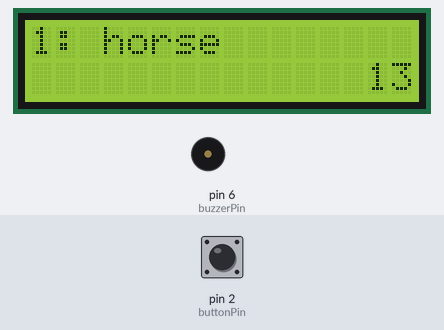
A sketch run on a simulated Arduino Uno, built with avr-gcc and run on an emulated ATmega328P. Parts: 16×2 character LCD, buzzer (waves = sounding). Inputs (shaded band) come from the test bench; at power-on: pin 2 (buttonPin) HIGH. Random numbers use the default seed unless the sketch sets one. At 42.2 s the program stops and its outputs stay as they are.

Above: at 7.2 s.
7.3 s: pin 2 (buttonPin) pulled LOW for 3.2 s
At 11.5 s:
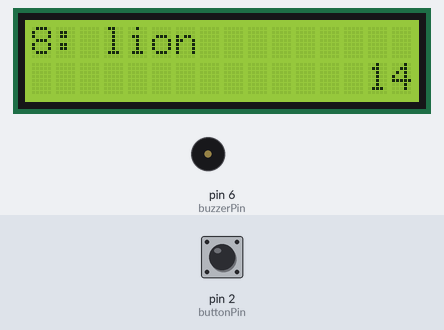
12.0 s: pin 2 (buttonPin) pulled LOW for 0.15 s
At 14.3 s:
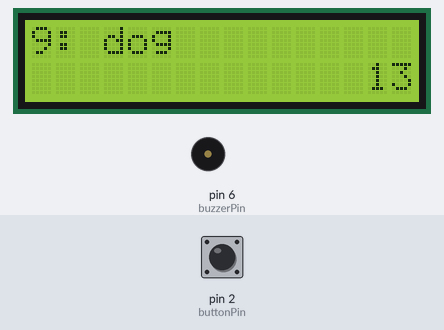
15.0 s: pin 2 (buttonPin) pulled LOW for 1 s
At 17.6 s:
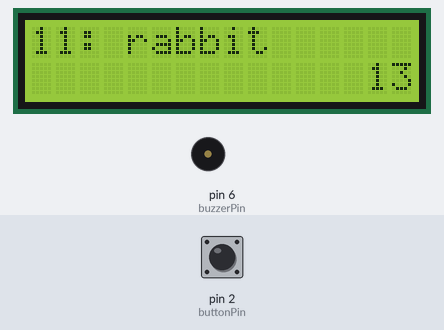
17.8 s: pin 2 (buttonPin) pulled LOW for 0.15 s
At 20.1 s:
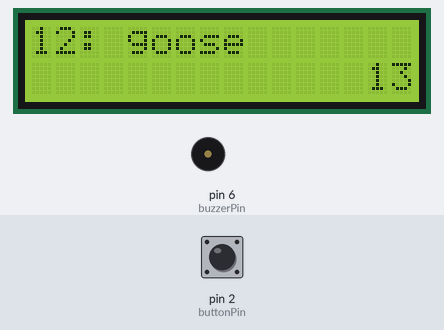
20.8 s: pin 2 (buttonPin) pulled LOW for 3.2 s
At 25.2 s:
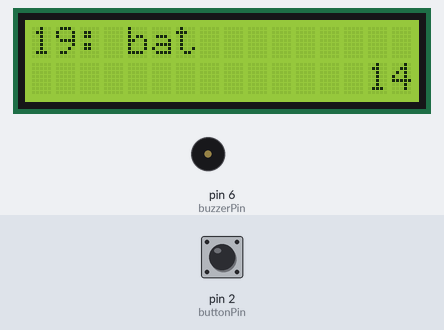
25.5 s: pin 2 (buttonPin) pulled LOW for 0.15 s
At 42.8 s:
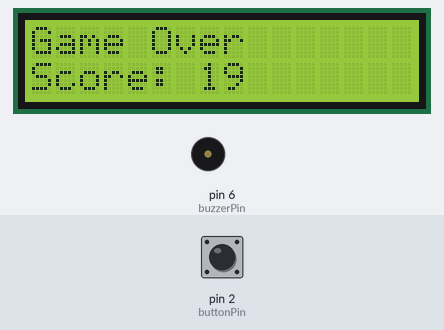
Timing chart, 0 to 43.7 s (numbered marks = the images above; inputs shaded):
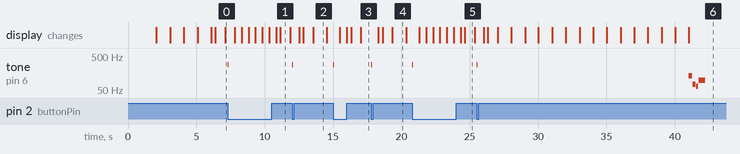

The sketch:

Circuit-4C-DIY-Who-am-i.ino
```cpp
/* COMP444 - Circuit 4C - Heads Up Game

  This is a DIY version of the popular Heads Up party game. To play, one person resets the RedBoard and holds the LCD
  facing away from them so that they cannot see it (usually on their forehead). The display will show a short countdown
  then display random words. The other player(s) who can see the screen must yell out clues until time runs out or the player
  guesses what word is on the screen. If they guess correctly, they can press the button on the breadboard and another word
  will be displayed.

  This sketch was written by SparkFun Electronics, with lots of help from the Arduino community.
  This code is completely free for any use.
*/

#include <LiquidCrystal.h>               //the liquid crystal library contains commands for printing to the display
LiquidCrystal lcd(13, 12, 11, 10, 9, 8); // tell the RedBoard what pins are connected to the display

int buttonPin = 2;       // pin that the button is connected to
int buzzerPin = 6;       // pin for driving the buzzer
int buttonPressTime = 0; // variable to show how much time the player has left to guess the word (and press the button)

long timeLimit = 15000; // time limit for the player to guess each word
long startTime = 0;     // used to measure time that has passed for each word
int roundNumber = 0;    // keeps track of the roundNumber so that it can be displayed at the end of the game
const int arraySize = 25;

const char *words[arraySize] = {"moose", "beaver", "bear", "goose", "dog", "cat", "squirrel", "bird", "elephant", "horse",
                                "bull", "giraffe", "seal", "bat", "skunk", "turtle", "whale", "rhino", "lion", "monkey",
                                "frog", "alligator", "kangaroo", "hippo", "rabbit"};

// the start value in the sequence array must have a value that could never be an index of an array
// or at least a value outside the range of 0 to the size of the words array - 1; in this case, it can't be between 0 to 24
int sequence[] = {-1, -1, -1, -1, -1, -1, -1, -1, -1, -1, -1, -1, -1, -1, -1, -1, -1, -1, -1, -1, -1, -1, -1, -1, -1}; // start with an array full of -1's

void setup()
{

    pinMode(buttonPin, INPUT_PULLUP); // set the button pin as an input

    lcd.begin(16, 2); // tell the LCD library the size of the screen

    generateRandomOrder(); // generate an array of random numbers from 0 to 24 that will determine which order the words are shown in

    showStartSequence(); // print the start sequence text
}

void loop()
{

    for (int i = 0; i < arraySize; i++)
    { // for each of the 25 words in the sequence

        lcd.clear(); // clear off the array

        roundNumber = i + 1;           // the array starts at 0, but the roundNumber will start counting from 1
        lcd.print(roundNumber);        // print the roundNumber (this is the current round number)
        lcd.print(": ");               // spacer between the number and the word
        lcd.print(words[sequence[i]]); // print a random word from the word array

        startTime = millis(); // record the time that this round started

        while (digitalRead(buttonPin) == HIGH)
        { // do this until the button is pressed...

            int roundedTime = round((timeLimit - (millis() - startTime)) / 1000); // calculate the time left in the round (dividing by 1000 converts the number to seconds
            lcd.setCursor(14, 1);                                                 // set the cursor in the lower right corner of the screen
            lcd.print("  ");
            lcd.setCursor(14, 1);   // set the cursor in the lower right corner of the screen
            lcd.print(roundedTime); // print the time left in the time limit
            delay(15);

            if (millis() - startTime > timeLimit)
            {               // if the time limit is up before the button is pressed
                gameOver(); // end the game
            }

            if (digitalRead(buttonPin) == LOW)
            {
                tone(buzzerPin, 272, 10); // emit a short beep when the button is pressed
            }

        } // exit this loop when the button is pressed

        delay(500); // delay for a moment before going onto the next round, so that the button press doesn't get registered twice
    }
    // if you finish all 25 words
    winner(); // show the you win message
}

//--------------FUNCTIONS------------------------------

// DISPLAYS A COUNTDOWN TO START THE GAME
void showStartSequence()
{

    lcd.clear(); // clear the screen

    lcd.setCursor(0, 0);    // move the cursor to the top left corner
    lcd.print("Category:"); // print "Category:"

    lcd.setCursor(0, 1);  // move the cursor to the bottom left corner
    lcd.print("Animals"); // print "Animals:"

    delay(2000); // Wait 2 seconds

    lcd.clear();             // clear the screen
    lcd.print("Get ready!"); // print "Get ready!"
    delay(1000);             // wait 1 second

    lcd.clear();    // clear the screen
    lcd.print("3"); // print "3"
    delay(1000);    // wait 1 second

    lcd.clear();    // clear the screen
    lcd.print("2"); // print "3"
    delay(1000);    // wait 1 second

    lcd.clear();    // clear the screen
    lcd.print("1"); // print "3"
    delay(1000);    // wait 1 second
}

// GENERATES A RANDOM ORDER FOR THE WORDS TO BE DISPLAYED
void generateRandomOrder()
{

    randomSeed(analogRead(0)); // reset the random seed (Arduino needs this to generate truly random numbers

    for (int i = 0; i < arraySize; i++)
    { // do this until all 25 positions are filled

        int currentNumber = 0; // variable to hold the current number
        boolean match = false; // does the currentNumber match any of the previous numbers?

        // generate random numbers until you've generated one that doesn't match any of the other numbers in the array
        do
        {
            currentNumber = random(0, arraySize); // generate a random number from 0 to 24
            match = false;                        // we haven't checked for matches yet, so start by assuming that it doesn't match
            for (int i = 0; i < arraySize; i++)
            { // for all 25 numbers in the array
                if (currentNumber == sequence[i])
                {                 // does the currentNumber match any of the numbers?
                    match = true; // if so, set the match variable to true
                }
            }
        } while (match == true);     // if the match variable is true, generate another random number and try again
        sequence[i] = currentNumber; // if the match variable is false (the new number is unique) then add it to the sequence
    }
}

// GAME OVER
void gameOver()
{
    lcd.clear(); // clear the screen

    lcd.setCursor(0, 0);    // move the cursor the top left corner
    lcd.print("Game Over"); // print "Game Over"

    lcd.setCursor(0, 1);        // move to the bottom row
    lcd.print("Score: ");       // print a label for the score
    lcd.print(roundNumber - 1); // print the score (the score is equal to the previous level/round number)

    // play the losing fog horn
    tone(buzzerPin, 130, 250); // E6
    delay(275);
    tone(buzzerPin, 73, 250); // G6
    delay(275);
    tone(buzzerPin, 65, 150); // E7
    delay(175);
    tone(buzzerPin, 98, 500); // C7
    delay(500);

    while (true)
    {
    } // get stuck in this loop forever
}

// WINNER
void winner()
{
    lcd.clear(); // clear the screen

    lcd.setCursor(7, 0); // move the cursor to the top center of the screen
    lcd.print("YOU");    // print "You"

    lcd.setCursor(7, 1); // move the cursor to the bottom center of the screen
    lcd.print("WIN!");   // print "WIN!"

    // play the 1Up noise
    tone(buzzerPin, 1318, 150); // E6
    delay(175);
    tone(buzzerPin, 1567, 150); // G6
    delay(175);
    tone(buzzerPin, 2637, 150); // E7
    delay(175);
    tone(buzzerPin, 2093, 150); // C7
    delay(175);
    tone(buzzerPin, 2349, 150); // D7
    delay(175);
    tone(buzzerPin, 3135, 500); // G7
    delay(500);

    while (true)
    {
    } // get stuck in this loop forever
}
```

Measured:
- after the input at 7.3 s, tone on pin 6 (buzzerPin): silent → 272 Hz at once, → silent 0.01 s later
- after the input at 12.0 s, tone on pin 6 (buzzerPin): silent → 272 Hz at once, → silent 0.01 s later
- after the input at 15.0 s, tone on pin 6 (buzzerPin): silent → 272 Hz at once, → silent 0.01 s later
- after the input at 17.8 s, tone on pin 6 (buzzerPin): silent → 272 Hz at once, → silent 0.01 s later
- after the input at 20.8 s, tone on pin 6 (buzzerPin): silent → 272 Hz at once, → silent 0.01 s later
- what the display in image 1 shows lasts 0.8 s, from 11.1 s to 11.9 s
- what the display in image 2 shows lasts 1.0 s, from 13.5 s to 14.5 s
